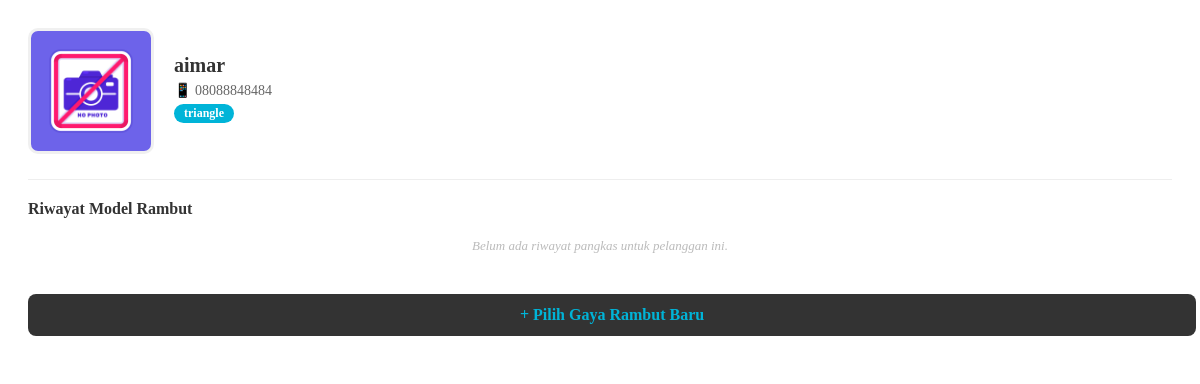
The app's page /detail_pelanggan.php?id=5 (signed in) with its own data.
### tables this page shows
CREATE TABLE `pelanggan` (
  `id` int(11) NOT NULL,
  `nama` varchar(100) NOT NULL,
  `bentuk_wajah` varchar(50) DEFAULT NULL,
  `created_at` timestamp NOT NULL DEFAULT current_timestamp(),
  `hp_pelanggan` varchar(25) DEFAULT NULL,
  `foto` varchar(255) DEFAULT NULL
);

### detail_pelanggan.php (the view, shortened to what this page needs)
<?php
require_once 'not-to-show/connect.php';
$id = mysqli_real_escape_string($conn, $_GET['id']);
$query = mysqli_query($conn, "SELECT * FROM pelanggan WHERE id = '$id'");
$p = mysqli_fetch_assoc($query);
$query_riwayat = mysqli_query($conn, "SELECT * FROM riwayat_model_rambut
                                     WHERE id_pelanggan = '$id'
                                     ORDER BY tanggal DESC, waktu DESC");
?>
<div class="detail-card">
    <div class="profile-header">
        <img src="assets/img/pelanggan/<?php echo htmlspecialchars($p['foto']); ?>"
             onerror="this.src='assets/img/no-image.jpg'">
        <div class="info-text">
            <h3><?= htmlspecialchars($p['nama']) ?></h3>
            <p>📱 <?= htmlspecialchars($p['hp_pelanggan']) ?></p>
            <p><span class="badge-shape"><?= htmlspecialchars($p['bentuk_wajah']) ?></span></p>
        </div>
    </div>
    <div class="history-section">
        <h4 style="margin: 0; color: #333;">Riwayat Model Rambut</h4>
        <?php if (mysqli_num_rows($query_riwayat) > 0): ?>
            <table class="history-table">
                <thead>
                    <tr>
                        <th>Tanggal & Waktu</th>
                        <th>Model Rambut</th>
                    </tr>
                </thead>
                <tbody>
                    <?php while($h = mysqli_fetch_assoc($query_riwayat)): ?>
                    <tr>
                        <td>
                            <div style="font-weight: 500;"><?= date('d/m/Y', strtotime($h['tanggal'])) ?></div>
                            <div style="font-size: 11px; color: #aaa;"><?= $h['waktu'] ?></div>
                        </td>
                        <td>
                            <span class="model-name"><?= htmlspecialchars($h['haircut']) ?></span>
                        </td>
                    </tr>
                    <?php endwhile; ?>
                </tbody>
            </table>
        <?php else: ?>
            <div style="text-align: center; padding: 20px; color: #bbb; font-style: italic; font-size: 13px;">
                Belum ada riwayat pangkas untuk pelanggan ini.
            </div>
        <?php endif; ?>
    </div>
    <a href="haircut.php?id_pelanggan=<?= $id ?>" class="btn-new-order">
        + Pilih Gaya Rambut Baru
    </a>
</div>

### detail_pelanggan.php (style rules this page uses)
.detail-card { background: #fff; padding: 20px; border-radius: 12px; }
.profile-header { display: flex; gap: 20px; align-items: center; margin-bottom: 25px; }
.profile-header img { width: 120px; height: 120px; object-fit: cover; border-radius: 10px; border: 3px solid #f0f0f0; }
.info-text h3 { margin: 0; font-size: 20px; color: #333; }
.info-text p { margin: 5px 0; color: #666; font-size: 14px; }
.badge-shape { display: inline-block; background: #00B4D8; color: white; padding: 2px 10px; border-radius: 15px; font-size: 12px; font-weight: bold; }
.history-section { margin-top: 20px; border-top: 1px solid #eee; padding-top: 20px; }
.btn-new-order { display: block; width: 100%; text-align: center; background: #333; color: #00B4D8; padding: 12px; border-radius: 8px; text-decoration: none; font-weight: bold; margin-top: 20px; transition: 0.2s; }

### records on screen
pelanggan: nama "aimar", hp_pelanggan "08088848484", bentuk_wajah "triangle"
